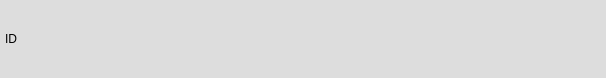
<?xml version="1.0" encoding="UTF-8"?>
<ui version="4.0">
 <class>Order</class>
 <widget class="QWidget" name="Order">
  <property name="geometry">
   <rect>
    <x>0</x>
    <y>0</y>
    <width>606</width>
    <height>78</height>
   </rect>
  </property>
  <property name="cursor">
   <cursorShape>PointingHandCursor</cursorShape>
  </property>
  <property name="windowTitle">
   <string>Form</string>
  </property>
  <property name="styleSheet">
   <string notr="true">QWidget
{
	padding: 5px;
	background-color: rgb(221, 221, 221);
	font: 13pt &quot;Segoe UI&quot;;
}
</string>
  </property>
  <layout class="QHBoxLayout" name="horizontalLayout">
   <property name="spacing">
    <number>0</number>
   </property>
   <property name="leftMargin">
    <number>0</number>
   </property>
   <property name="topMargin">
    <number>0</number>
   </property>
   <property name="rightMargin">
    <number>0</number>
   </property>
   <property name="bottomMargin">
    <number>0</number>
   </property>
   <item>
    <widget class="QLabel" name="id">
     <property name="text">
      <string>ID</string>
     </property>
     <property name="alignment">
      <set>Qt::AlignCenter</set>
     </property>
    </widget>
   </item>
   <item>
    <layout class="QHBoxLayout" name="dataLayout">
     <property name="spacing">
      <number>0</number>
     </property>
     <item>
      <layout class="QVBoxLayout" name="dataLayout2">
       <property name="spacing">
        <number>0</number>
       </property>
       <item>
        <layout class="QHBoxLayout" name="doubleName">
         <property name="spacing">
          <number>0</number>
         </property>
         <item>
          <widget class="QLabel" name="clientName">
           <property name="text">
            <string/>
           </property>
          </widget>
         </item>
         <item>
          <spacer name="spacer1">
           <property name="orientation">
            <enum>Qt::Horizontal</enum>
           </property>
           <property name="sizeHint" stdset="0">
            <size>
             <width>40</width>
             <height>20</height>
            </size>
           </property>
          </spacer>
         </item>
         <item>
          <widget class="QLabel" name="productName">
           <property name="text">
            <string/>
           </property>
           <property name="alignment">
            <set>Qt::AlignRight|Qt::AlignTrailing|Qt::AlignVCenter</set>
           </property>
          </widget>
         </item>
        </layout>
       </item>
       <item>
        <spacer name="spacer3">
         <property name="orientation">
          <enum>Qt::Vertical</enum>
         </property>
         <property name="sizeHint" stdset="0">
          <size>
           <width>20</width>
           <height>40</height>
          </size>
         </property>
        </spacer>
       </item>
       <item>
        <layout class="QHBoxLayout" name="wightNstatus">
         <property name="spacing">
          <number>0</number>
         </property>
         <item>
          <widget class="QLabel" name="weight">
           <property name="text">
            <string/>
           </property>
          </widget>
         </item>
         <item>
          <spacer name="spacer2">
           <property name="orientation">
            <enum>Qt::Horizontal</enum>
           </property>
           <property name="sizeHint" stdset="0">
            <size>
             <width>40</width>
             <height>20</height>
            </size>
           </property>
          </spacer>
         </item>
         <item>
          <widget class="QLabel" name="status">
           <property name="text">
            <string/>
           </property>
           <property name="alignment">
            <set>Qt::AlignRight|Qt::AlignTrailing|Qt::AlignVCenter</set>
           </property>
          </widget>
         </item>
        </layout>
       </item>
      </layout>
     </item>
     <item>
      <widget class="QLabel" name="date">
       <property name="text">
        <string/>
       </property>
       <property name="alignment">
        <set>Qt::AlignCenter</set>
       </property>
      </widget>
     </item>
    </layout>
   </item>
  </layout>
 </widget>
 <resources/>
 <connections/>
</ui>
